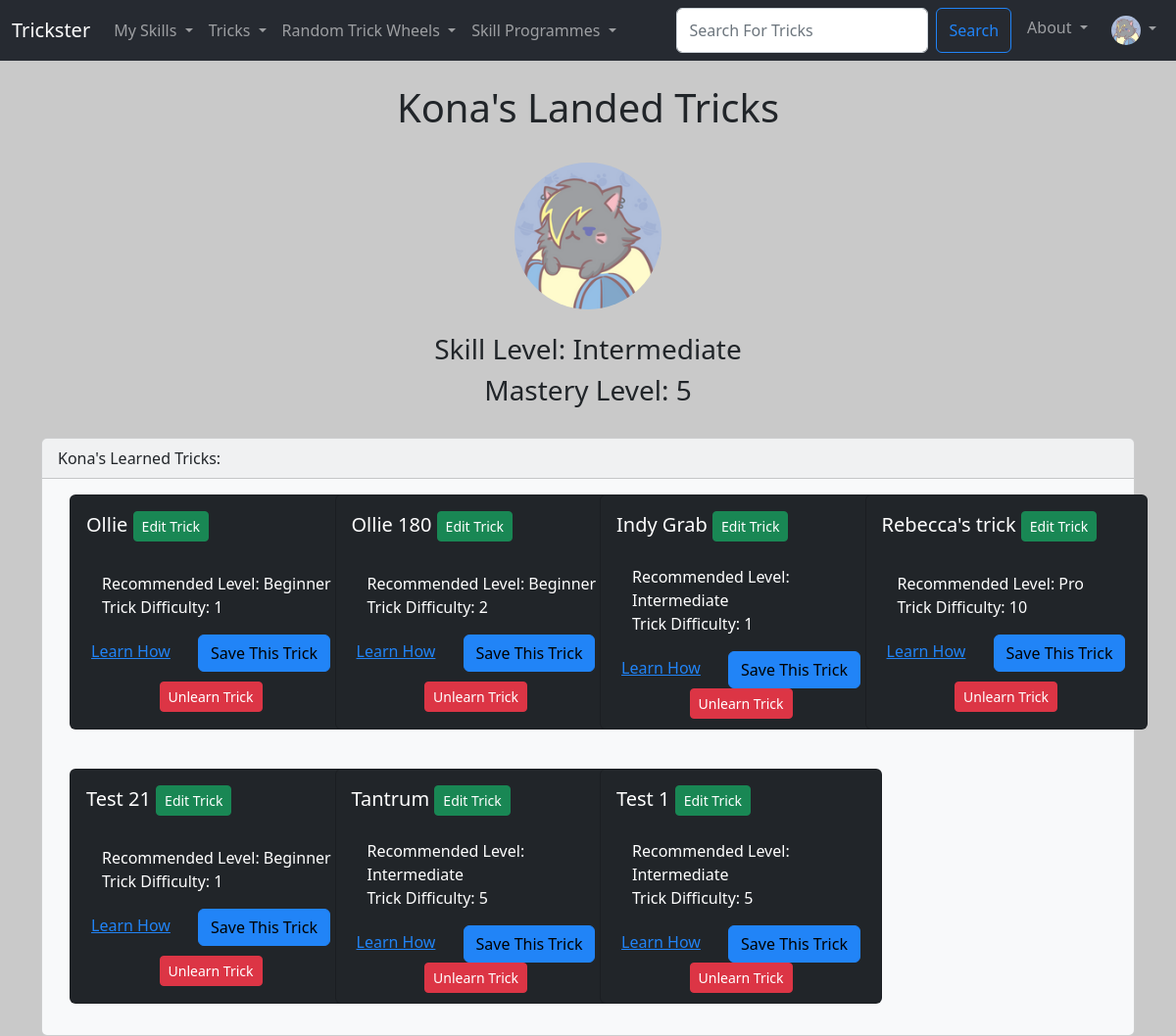
Before: /Users/my_tricks/1 (signed in) with the older database file.
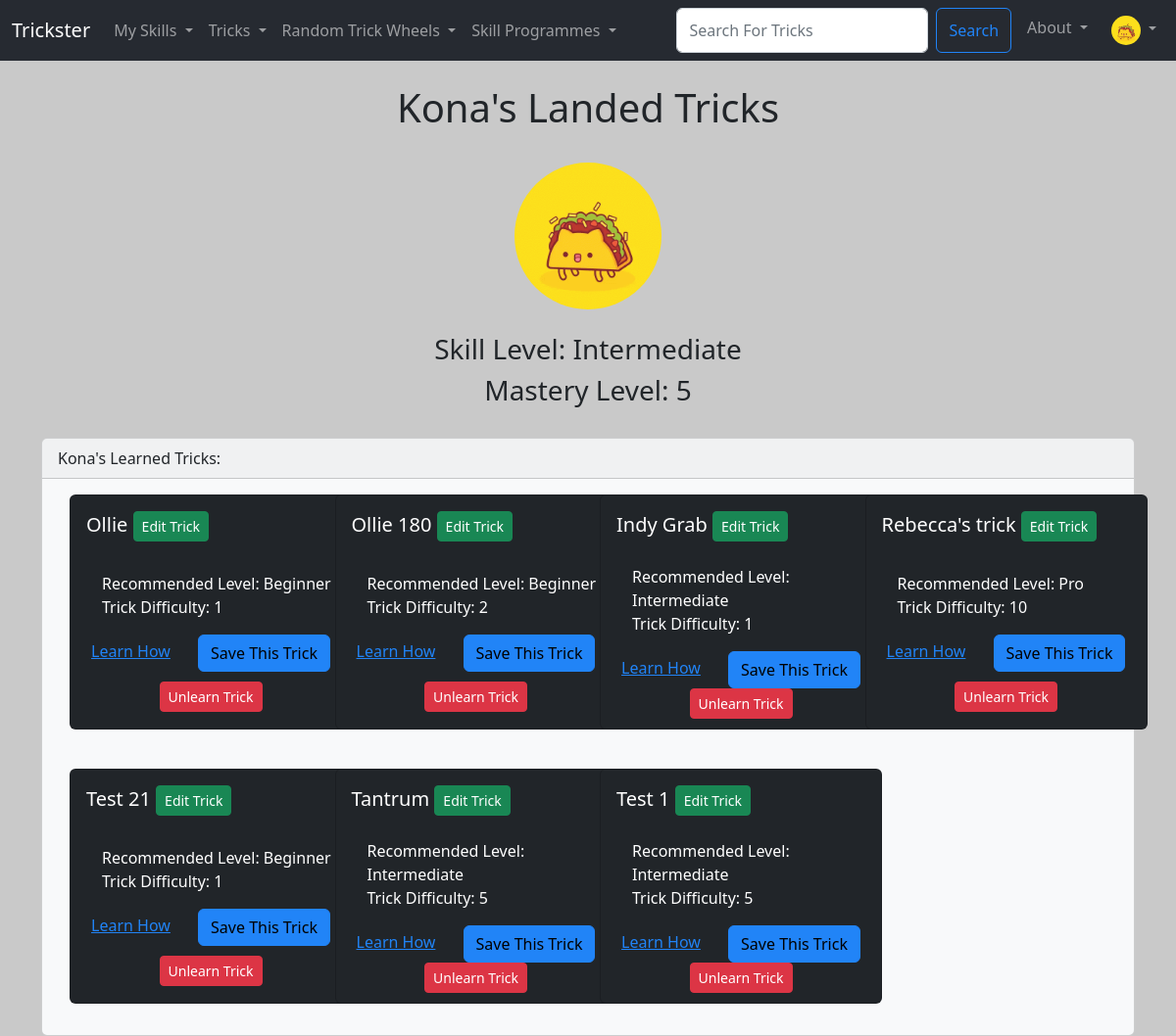
After: the same page with the newer database file.
### Users/models.py (models this page shows, shortened)
class Trickster_User(AbstractBaseUser, PermissionsMixin):
  UserID = models.AutoField(primary_key=True)
  Email = models.EmailField(('Email Address'), unique=True)
  Username = models.CharField(('Username'),max_length=25, unique=True)
  FirstName = models.CharField(('First Name'),max_length=25)
  LastName = models.CharField(('Last Name'),max_length=25)
  DateOfJoining = models.DateField(default=timezone.now)
  is_staff = models.BooleanField(default=False)
  is_active = models.BooleanField(default=True)
  objects = CustomUserManager()
  USERNAME_FIELD = 'Email'
  REQUIRED_FIELDS = ['Username', 'FirstName', 'LastName']

class User_Profile(models.Model):
  User = models.OneToOneField(Trickster_User, on_delete=models.CASCADE)
  ProfilePhoto = models.ImageField(null=True, blank=True, upload_to="images/profile")
  SkillLevel = models.ForeignKey(SkillLevel, default=get_default_skill_level, blank=True, null=True, on_delete=models.CASCADE)
  LearnedTricks  = models.ManyToManyField(Trick, related_name='learned_trick', blank=True)
  UserDifficultyLevel = models.PositiveIntegerField(default=1, null=True, validators=[MinValueValidator(1), MaxValueValidator(10)])
  Follows =  models.ManyToManyField('self', related_name='followed_by', symmetrical=False, blank=True)

### TricksterMain/models.py (models this page shows)
class SkillLevel (models.Model):
    SkillLevelID = models.AutoField(primary_key=True)
    SkillLevelName = models.CharField(max_length=25)
    def __str__(self):
        return self.SkillLevelName

class Trick (models.Model):
    TrickID = models.AutoField(primary_key=True)
    TrickName = models.CharField(max_length=25)
    TrickDiscription = models.TextField(blank=True)
    TrickHowTo = models.TextField(blank=True)
    TrickRecLevel = models.ForeignKey(SkillLevel, blank=True, null=True, on_delete=models.CASCADE)
    TrickDifficulty = models.PositiveIntegerField(null=True, validators=[MinValueValidator(1), MaxValueValidator(10)])
    TrickImg = models.ImageField(null=True, blank=True, upload_to="images/")
    def __str__(self):
        return self.TrickName

### Users/views.py (the view)
# urls.py: path('my_tricks/<int:pk>', views.my_tricks, name="my-tricks"),
def my_tricks(request, pk):
  if request.user.is_authenticated:
    profile = User_Profile.objects.get(User_id=pk)
    return render(request, 'user_pages/my_tricks.html', {'profile': profile})
  else:
    messages.success(request, ("You Must Be Logged In To See This Page!"))
    return redirect('home')

### Users/templates/user_pages/my_tricks.html (shortened to what this page needs)
{% extends 'main/base.html' %}
{% load static %}
{% block content  %}
{% if profile %}
  <div class="container text-center">
    <h1>{{ profile.User.FirstName }}'s Landed Tricks</h1>
    {% if profile.ProfilePhoto %}
      <img
      class="rounded-circle"
      height="150"
      src="{{ profile.ProfilePhoto.url }}"
      alt="User Profile Image"
      />
    {% endif %}
    <h3>Skill Level: {{ profile.SkillLevel }}</h3>
    <h3>Mastery Level: {{ profile.UserDifficultyLevel }}</h3>
    </div>
    <div class="card text-dark bg-light">
      <div class="card-header">
        {{ profile.User.FirstName }}'s Learned Tricks:
      </div>
      <div class="card-body">
        <div class="container-md">
          <div class="row row-cols-1 row-cols-sm-2 row-cols-md-3 row-cols-xl-4 g-4">
            {% for trick in profile.LearnedTricks.all %}
              <div class="col-sm">
                {% if user.is_authenticated %}
                  <div class="card text-bg-dark mb-3" style="width: 18rem; height: 15rem;">
                {% else %}
                  <div class="card text-bg-dark mb-3" style="width: 18rem; height: 12rem;">
                {% endif %}
                <div class="card-body">
                  <h5 class="card-title">
                    {{ trick }}
                    {% if user.is_superuser %}
                    <a href="{% url 'update-trick' trick.TrickID %}" class="btn btn-success btn-sm">Edit Trick</a>
                    {% endif %}
                  </h5>
                </div>
                <ul class="list-group-dark list-group-flush">
                  <li class="list-group-item">Recommended Level: {{ trick.TrickRecLevel }}</li>
                  <li class="list-group-item">Trick Difficulty: {{ trick.TrickDifficulty }}</li>
                </ul>
                <div class="card-body-dark text-center gap-3" style="height: 3rem">
                  <a href="{% url 'show-trick' trick.TrickID %}" class="card-link me-md-4">Learn How</a>
                  <a href="#" class="btn btn-primary">Save This Trick</a>
                </div>
                <div class="card-body-dark text-center gap-3" style="height: 3rem">
                  {% include 'components/learned_trick_button.html' with learned_tricks=profile.LearnedTricks user=user trick=trick %}
                </div>
              </div>
            </div>
          {% endfor %}
        </div>
      </div>
    </div>
  </div>
{% endif %}
{% endblock %}

### TricksterMain/templates/main/base.html (shortened to what this page needs)
<!doctype html>
<html lang="en">
  <head>
    <link href="../../../static/trickster/css/trickster.min.css" rel="stylesheet">
  </head>
  <body>
    {% include 'components/navbar.html'%}
    <br/>
    <div class="container">
      {% block content %}
      {% endblock %}
    </div>
  </body>
</html>

### TricksterMain/templates/components/navbar.html (shortened to what this page needs)
{% load static %}
<nav class="navbar navbar-expand-lg navbar-dark bg-tricksterdark">
  <div class="container-fluid">
    <a class="navbar-brand" href="{%url 'home'%}">Trickster</a>
    <div class="collapse navbar-collapse" id="navbarSupportedContent">
      <ul class="navbar-nav me-auto mb-2 mb-lg-0">
        <li class="nav-item dropdown">
          <a class="nav-link dropdown-toggle" href="#" id="mySkillsDropdown" role="button" data-bs-toggle="dropdown" aria-expanded="false">
            My Skills
          </a>
        </li>
        <li class="nav-item dropdown">
          <a class="nav-link dropdown-toggle" href="#" id="tricksDropdown" role="button" data-bs-toggle="dropdown" aria-expanded="false">
            Tricks
          </a>
        </li>
        <li class="nav-item dropdown">
          <a class="nav-link dropdown-toggle" href="#" id="randomDropdown" role="button" data-bs-toggle="dropdown" aria-expanded="false">
            Random Trick Wheels
          </a>
        </li>
        <li class="nav-item dropdown">
          <a class="nav-link dropdown-toggle" href="#" id="tricksDropdown" role="button" data-bs-toggle="dropdown" aria-expanded="false">
            Skill Programmes
          </a>
        </li>
      </ul>
      <div class="navbar-nav ml-auto gap-2">
        <form class="d-flex" method="POST" action="{% url 'search-trick' %}">
          <input class="form-control me-2 input-sm" type="search" placeholder="Search For Tricks" aria-label="Search" name="trick_searched">
          <button class="btn btn-outline-primary" type="submit">Search</button>
        </form>
        <li class="nav-item dropdown">
          <a class="nav-link dropdown-toggle" href="#" id="tricksDropdown" role="button" data-bs-toggle="dropdown" aria-expanded="false">
            About
          </a>
        </li>
        {% if user.is_authenticated %}
        <li class="nav-item dropdown">
          <a class="nav-link dropdown-toggle" href="#" id="navbarScrollingDropdown" role="button" data-bs-toggle="dropdown" aria-expanded="false">
            {% if request.user.user_profile.ProfilePhoto.url %}
              <img
              class="rounded-circle"
              height="30"
              src="{{ request.user.user_profile.ProfilePhoto.url }}"
              alt="User Profile Image"
              />
            {% endif %}
          </a>
        </li>
        {% else %}
          <li class="nav-item">
            <a class="nav-link" href="{%url 'login'%}">Login</a>
          </li>
        {% endif %}
      </div>
    </div>
  </div>
</nav>

### TricksterMain/templates/components/learned_trick_button.html (shortened to what this page needs)
{% if user.is_authenticated %}
  <div class="card-body-dark text-center gap-3" style="height: 3rem">
    {% if trick in learned_tricks.all %}
      <form action="{% url 'unlearn-trick' request.user.UserID %}" method="POST">
        <button type="submit", name="trick_id", value="{{trick.TrickID}}", class="btn btn-danger btn-sm">Unlearn Trick</button>
      </form>
    {% else %}
      <form action="{% url 'learned-trick' request.user.UserID %}" method="POST">
        {%  csrf_token %}
        <button type="submit", name="trick_id", value="{{trick.TrickID}}", class="btn btn-success btn-sm">Trick Learned</button>
      </form>
    {% endif %}
  </div>
{% endif %}

### TricksterMain/templates/main/base.html (style rules this page uses)
body { background: #c9c9c9 }

Changed rows visible on the page:
changed through a linked row, Trickster_User: user.user_profile.ProfilePhoto: a different picture
changed User_Profile "Kona": ProfilePhoto: a different picture
